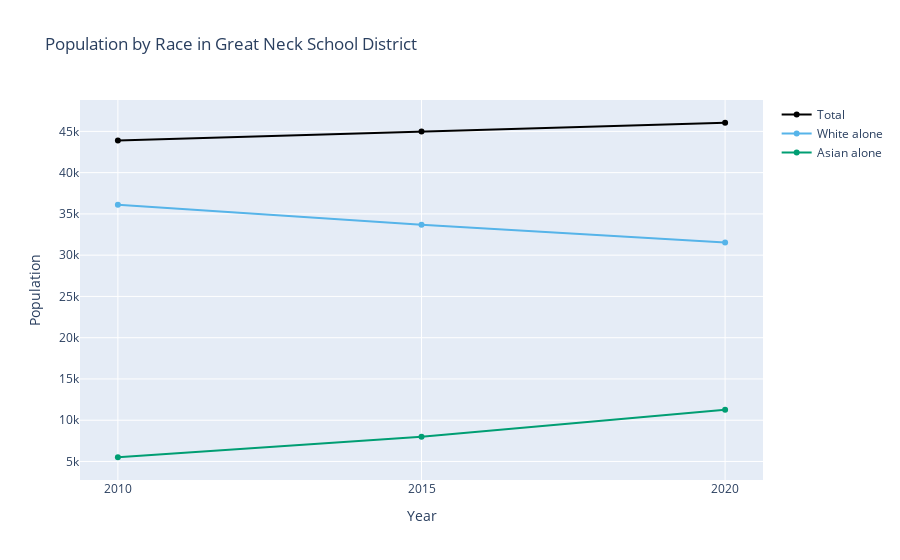

Here is the notebook cell this chart was saved with:
### Code cell
graph_multiyear(
    df=df,
    title="Population by Race in Great Neck School District",
    yaxis_title="Population",
    y_cols=["Total", "White alone", "Asian alone"]
)

### Figure 1 — Plotly figure (JSON) as saved in the notebook; plotly's stock layout.template omitted (floating-point values rounded to 4 significant figures)
{"data": [{"hovertemplate": "Year: %{x}<br>Total: %{y:,}<extra></extra>", "line": {"color": "black"}, "mode": "lines+markers", "name": "Total", "type": "scatter", "x": [2010, 2015, 2020], "y": [43899, 44975, 46046]}, {"hovertemplate": "Year: %{x}<br>White alone: %{y:,}<extra></extra>", "line": {"color": "#56B4E9"}, "mode": "lines+markers", "name": "White alone", "type": "scatter", "x": [2010, 2015, 2020], "y": [36109, 33688, 31521]}, {"hovertemplate": "Year: %{x}<br>Asian alone: %{y:,}<extra></extra>", "line": {"color": "#009E73"}, "mode": "lines+markers", "name": "Asian alone", "type": "scatter", "x": [2010, 2015, 2020], "y": [5513, 7993, 11271]}], "layout": {"title": {"text": "Population by Race in Great Neck School District"}, "xaxis": {"tickmode": "array", "ticktext": ["2010", "2015", "2020"], "tickvals": [2010, 2015, 2020], "title": {"text": "Year"}}, "yaxis": {"title": {"text": "Population"}}}}
